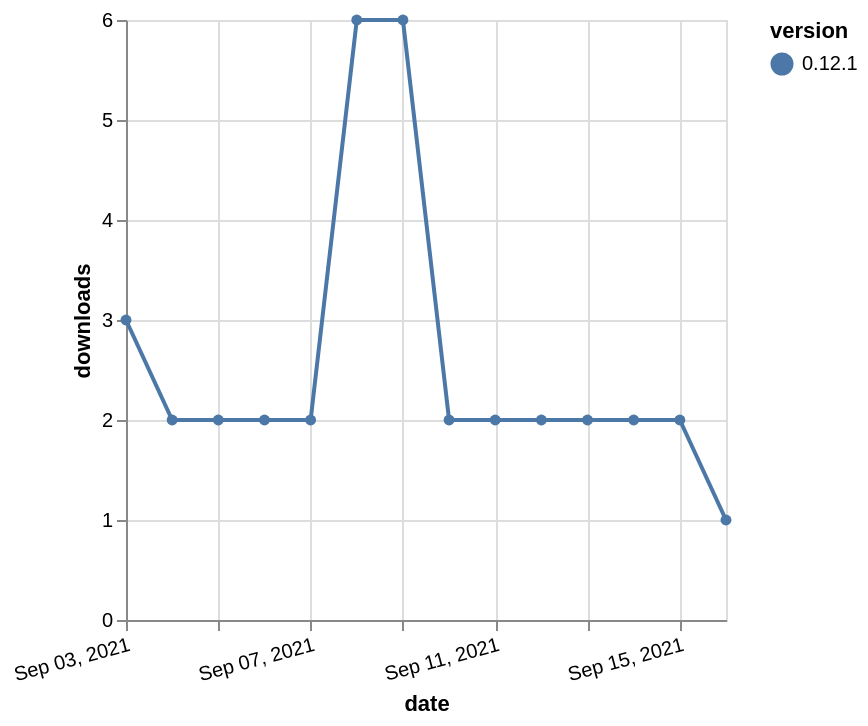

Vega-Lite specification stored for this chart:
### Vega-Lite specification from a JSON file in a GitHub repository (floating-point values rounded to 4 significant figures)
{"$schema": "https://vega.github.io/schema/vega-lite/v5.json", "description": "A simple bar chart with embedded data.", "data": {"values": [{"date": "2021-09-03", "total": 4126, "delta": 3, "version": "0.12.1"}, {"date": "2021-09-04", "total": 4128, "delta": 2, "version": "0.12.1"}, {"date": "2021-09-05", "total": 4130, "delta": 2, "version": "0.12.1"}, {"date": "2021-09-06", "total": 4132, "delta": 2, "version": "0.12.1"}, {"date": "2021-09-07", "total": 4134, "delta": 2, "version": "0.12.1"}, {"date": "2021-09-08", "total": 4140, "delta": 6, "version": "0.12.1"}, {"date": "2021-09-09", "total": 4146, "delta": 6, "version": "0.12.1"}, {"date": "2021-09-10", "total": 4148, "delta": 2, "version": "0.12.1"}, {"date": "2021-09-11", "total": 4150, "delta": 2, "version": "0.12.1"}, {"date": "2021-09-12", "total": 4152, "delta": 2, "version": "0.12.1"}, {"date": "2021-09-13", "total": 4154, "delta": 2, "version": "0.12.1"}, {"date": "2021-09-14", "total": 4156, "delta": 2, "version": "0.12.1"}, {"date": "2021-09-15", "total": 4158, "delta": 2, "version": "0.12.1"}, {"date": "2021-09-16", "total": 4159, "delta": 1, "version": "0.12.1"}]}, "width": "container", "mark": {"type": "line", "point": {"filled": true}}, "encoding": {"x": {"field": "date", "type": "temporal", "timeUnit": "yearmonthdate", "title": "date", "axis": {"labelAngle": -15}}, "y": {"field": "delta", "type": "quantitative", "title": "downloads"}, "color": {"field": "version", "type": "nominal"}, "tooltip": {"field": "delta"}}}
